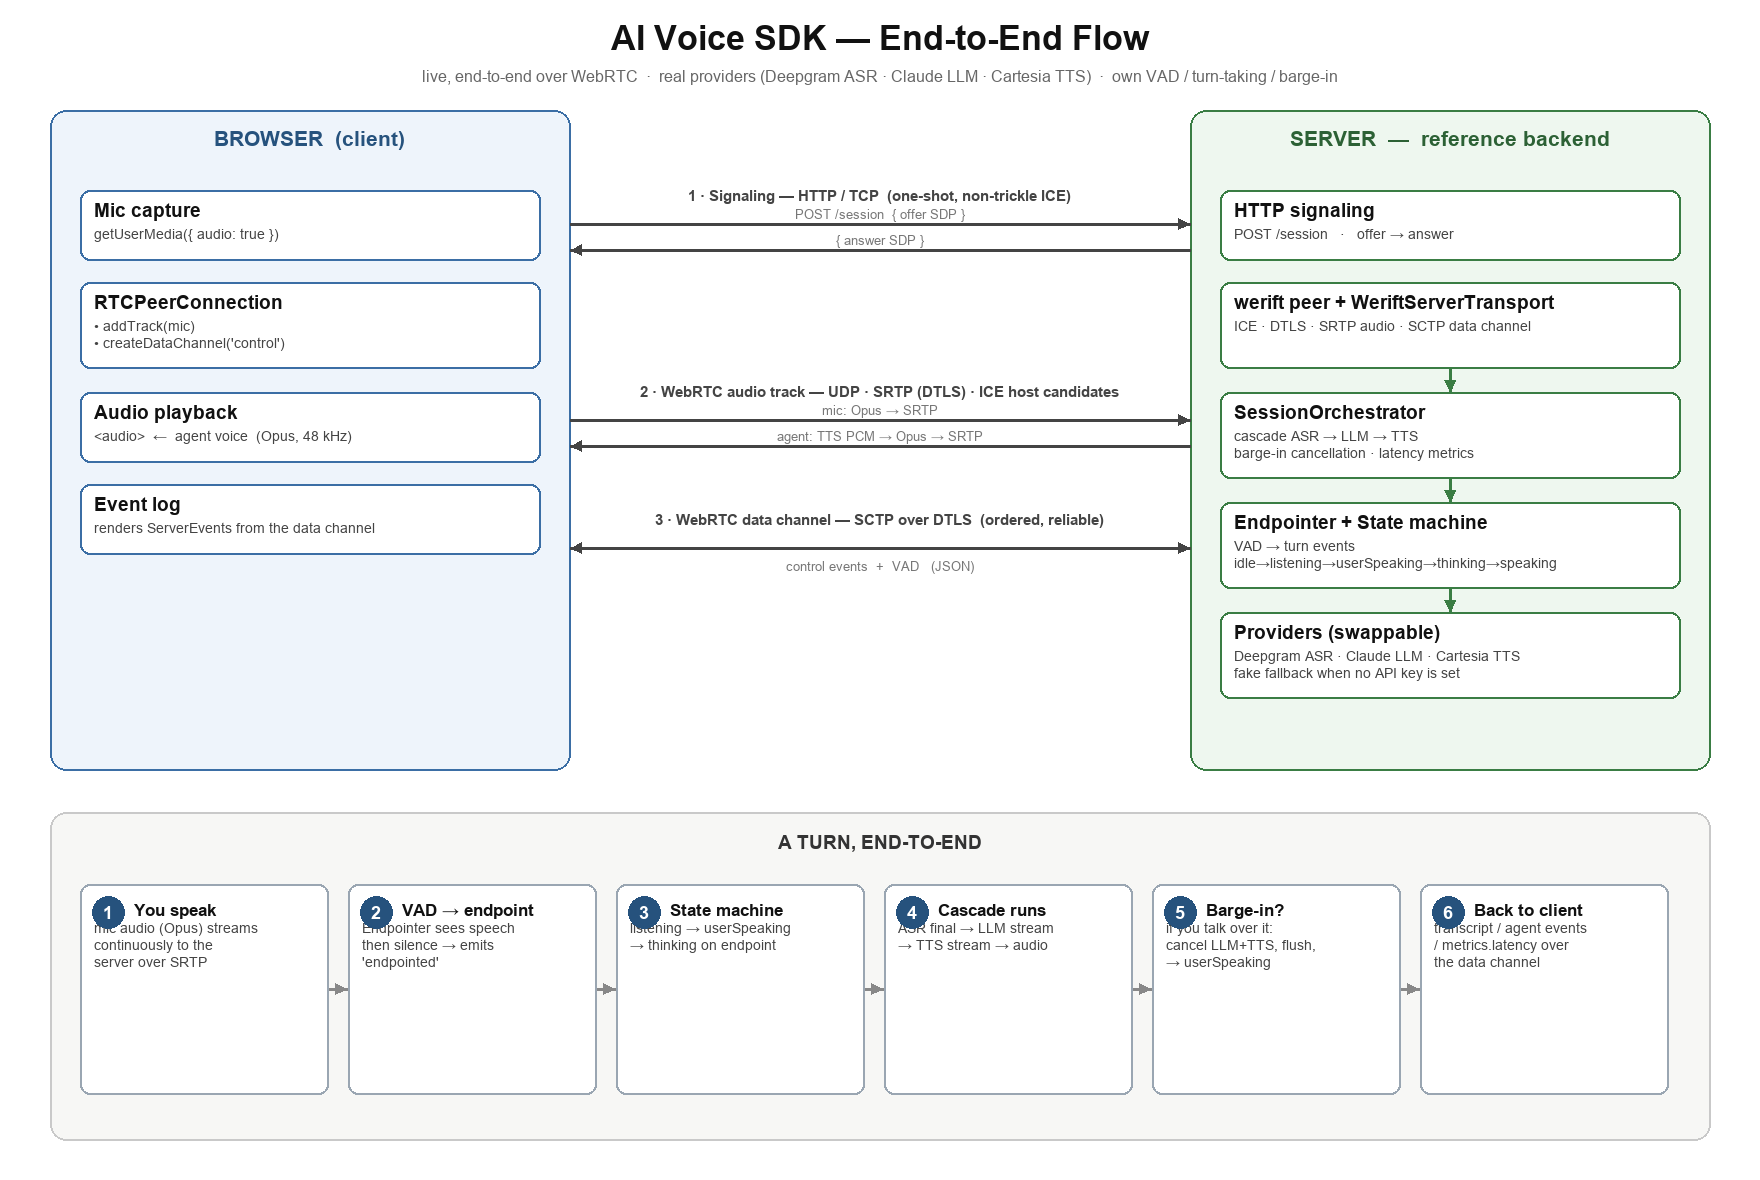

The script that saved this image:
"""Generate docs/architecture-flow.png — the current end-to-end flow.

Run: python docs/architecture-flow.py   (needs Pillow)
"""

import math
from PIL import Image, ImageDraw, ImageFont

W, H = 1760, 1180
img = Image.new("RGB", (W, H), "#ffffff")
d = ImageDraw.Draw(img)


def font(size, bold=False):
    candidates = [
        "/System/Library/Fonts/Supplemental/Arial Bold.ttf" if bold else "/System/Library/Fonts/Supplemental/Arial.ttf",
        "/System/Library/Fonts/Helvetica.ttc",
        "/Library/Fonts/Arial.ttf",
    ]
    for p in candidates:
        try:
            return ImageFont.truetype(p, size)
        except OSError:
            continue
    return ImageFont.load_default()


def box(x, y, w, h, title, sub=None, border="#333", fill="#ffffff", tcol="#111"):
    d.rounded_rectangle([x, y, x + w, y + h], radius=10, fill=fill, outline=border, width=2)
    d.text((x + 14, y + 9), title, font=font(19, True), fill=tcol)
    if sub:
        d.multiline_text((x + 14, y + 36), sub, font=font(14), fill="#444", spacing=4)


def label(cx, cy, text, size=15, col="#555", bold=False, anchor="mm"):
    d.text((cx, cy), text, font=font(size, bold), fill=col, anchor=anchor)


def arrow(x1, y1, x2, y2, color="#444", width=3):
    d.line([x1, y1, x2, y2], fill=color, width=width)
    ang = math.atan2(y2 - y1, x2 - x1)
    L, a = 13, 0.45
    d.polygon(
        [(x2, y2),
         (x2 - L * math.cos(ang - a), y2 - L * math.sin(ang - a)),
         (x2 - L * math.cos(ang + a), y2 - L * math.sin(ang + a))],
        fill=color,
    )


# --- title ---
label(W / 2, 38, "AI Voice SDK — End-to-End Flow", 34, "#111", True)
label(W / 2, 76,
      "live, end-to-end over WebRTC  ·  real providers (Deepgram ASR · Claude LLM · Cartesia TTS)  ·  own VAD / turn-taking / barge-in",
      16, "#666")

BLUE, GREEN = "#3b6ea5", "#3a7d44"

# --- panels ---
d.rounded_rectangle([50, 110, 570, 770], radius=16, fill="#eef4fb", outline=BLUE, width=2)
label(310, 138, "BROWSER  (client)", 21, "#26527d", True)
d.rounded_rectangle([1190, 110, 1710, 770], radius=16, fill="#eef7ef", outline=GREEN, width=2)
label(1450, 138, "SERVER  —  reference backend", 21, "#2c6135", True)

# --- browser boxes ---
box(80, 190, 460, 70, "Mic capture", "getUserMedia({ audio: true })", BLUE)
box(80, 282, 460, 86, "RTCPeerConnection", "• addTrack(mic)\n• createDataChannel('control')", BLUE)
box(80, 392, 460, 70, "Audio playback", "<audio>  ←  agent voice  (Opus, 48 kHz)", BLUE)
box(80, 484, 460, 70, "Event log", "renders ServerEvents from the data channel", BLUE)

# --- server boxes ---
box(1220, 190, 460, 70, "HTTP signaling", "POST /session   ·   offer → answer", GREEN)
box(1220, 282, 460, 86, "werift peer + WeriftServerTransport", "ICE · DTLS · SRTP audio · SCTP data channel", GREEN)
box(1220, 392, 460, 86, "SessionOrchestrator", "cascade ASR → LLM → TTS\nbarge-in cancellation · latency metrics", GREEN)
box(1220, 502, 460, 86, "Endpointer + State machine", "VAD → turn events\nidle→listening→userSpeaking→thinking→speaking", GREEN)
box(1220, 612, 460, 86, "Providers (swappable)", "Deepgram ASR · Claude LLM · Cartesia TTS\nfake fallback when no API key is set", GREEN)

# --- connection bands (the gap between panels) ---
GX1, GX2 = 570, 1190

label(880, 196, "1 · Signaling — HTTP / TCP  (one-shot, non-trickle ICE)", 15, "#444", True)
arrow(GX1, 224, GX2, 224)
label(880, 214, "POST /session  { offer SDP }", 13, "#777", anchor="mm")
arrow(GX2, 250, GX1, 250)
label(880, 240, "{ answer SDP }", 13, "#777", anchor="mm")

label(880, 392, "2 · WebRTC audio track — UDP · SRTP (DTLS) · ICE host candidates", 15, "#444", True)
arrow(GX1, 420, GX2, 420)
label(880, 410, "mic: Opus → SRTP", 13, "#777", anchor="mm")
arrow(GX2, 446, GX1, 446)
label(880, 436, "agent: TTS PCM → Opus → SRTP", 13, "#777", anchor="mm")

label(880, 520, "3 · WebRTC data channel — SCTP over DTLS  (ordered, reliable)", 15, "#444", True)
arrow(GX1, 548, GX2, 548)
arrow(GX2, 548, GX1, 548)
label(880, 566, "control events  +  VAD   (JSON)", 13, "#777", anchor="mm")

# server-internal flow
arrow(1450, 368, 1450, 392, GREEN)   # transport -> orchestrator
arrow(1450, 478, 1450, 502, GREEN)   # orchestrator -> endpointer/SM
arrow(1450, 588, 1450, 612, GREEN)   # SM -> providers

# --- bottom strip: a turn end to end ---
d.rounded_rectangle([50, 812, 1710, 1140], radius=16, fill="#f7f7f5", outline="#c9c9c9", width=2)
label(880, 842, "A TURN, END-TO-END", 19, "#333", True)

steps = [
    ("You speak", "mic audio (Opus) streams\ncontinuously to the\nserver over SRTP"),
    ("VAD → endpoint", "Endpointer sees speech\nthen silence → emits\n'endpointed'"),
    ("State machine", "listening → userSpeaking\n→ thinking on endpoint"),
    ("Cascade runs", "ASR final → LLM stream\n→ TTS stream → audio"),
    ("Barge-in?", "if you talk over it:\ncancel LLM+TTS, flush,\n→ userSpeaking"),
    ("Back to client", "transcript / agent events\n/ metrics.latency over\nthe data channel"),
]
n = len(steps)
bw, gap = 248, 20
x0 = 80
y0, bh = 884, 210
for i, (t, s) in enumerate(steps):
    x = x0 + i * (bw + gap)
    box(x, y0, bw, bh, "", s, "#9aa6b2")
    # number badge
    d.ellipse([x + 12, y0 + 12, x + 44, y0 + 44], fill="#26527d")
    label(x + 28, y0 + 28, str(i + 1), 18, "#fff", True)
    d.text((x + 54, y0 + 16), t, font=font(17, True), fill="#111")
    if i < n - 1:
        arrow(x + bw + 1, y0 + bh / 2, x + bw + gap - 1, y0 + bh / 2, "#888", 3)

img.save("docs/architecture-flow.png")
print("wrote docs/architecture-flow.png", img.size)
